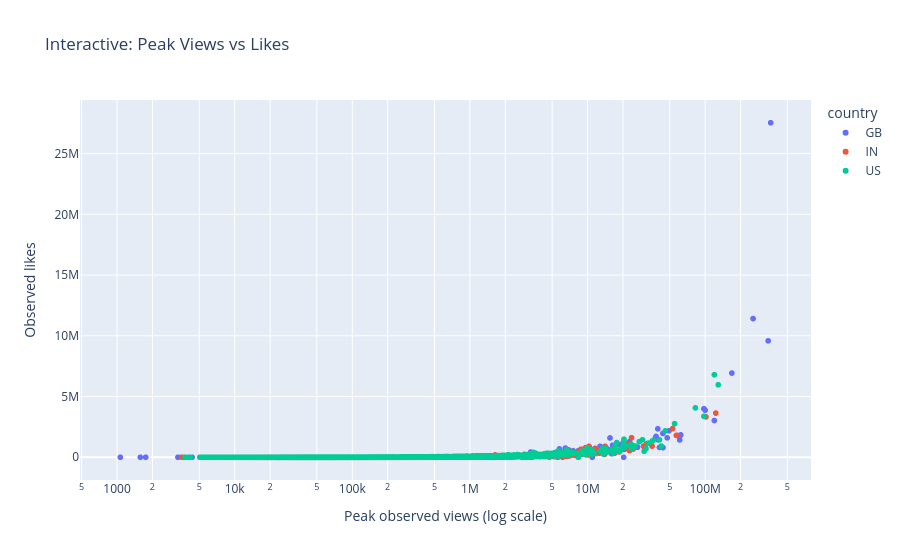

Notebook cell for this chart:
### Code cell
import plotly.express as px

plot_data = video_summary.dropna(
    subset=["peak_views", "likes"]
).copy()

fig = px.scatter(
    plot_data,
    x="peak_views",
    y="likes",
    color="country",
    hover_data=["video_id", "title"],
    log_x=True,
    title="Interactive: Peak Views vs Likes",
    labels={
        "peak_views": "Peak observed views (log scale)",
        "likes": "Observed likes",
    },
)
fig.show()

### Figure 1 — Plotly figure (JSON) as saved in the notebook; plotly's stock layout.template omitted (floating-point values rounded to 4 significant figures; data arrays with more than 128 entries replaced by an {"elided": "..."} marker saying what was removed)
{"data": [{"customdata": {"elided": "4112x2 str values"}, "hovertemplate": "country=GB<br>Peak observed views (log scale)=%{x}<br>Observed likes=%{y}<br>video_id=%{customdata[0]}<br>title=%{customdata[1]}<extra></extra>", "legendgroup": "GB", "marker": {"color": "#636efa", "symbol": "circle"}, "mode": "markers", "name": "GB", "showlegend": true, "type": "scattergl", "x": {"elided": "4112 int values"}, "xaxis": "x", "y": {"elided": "4112 float values"}, "yaxis": "y"}, {"customdata": {"elided": "5877x2 str values"}, "hovertemplate": "country=IN<br>Peak observed views (log scale)=%{x}<br>Observed likes=%{y}<br>video_id=%{customdata[0]}<br>title=%{customdata[1]}<extra></extra>", "legendgroup": "IN", "marker": {"color": "#EF553B", "symbol": "circle"}, "mode": "markers", "name": "IN", "showlegend": true, "type": "scattergl", "x": {"elided": "5877 int values"}, "xaxis": "x", "y": {"elided": "5877 float values"}, "yaxis": "y"}, {"customdata": {"elided": "5068x2 str values"}, "hovertemplate": "country=US<br>Peak observed views (log scale)=%{x}<br>Observed likes=%{y}<br>video_id=%{customdata[0]}<br>title=%{customdata[1]}<extra></extra>", "legendgroup": "US", "marker": {"color": "#00cc96", "symbol": "circle"}, "mode": "markers", "name": "US", "showlegend": true, "type": "scattergl", "x": {"elided": "5068 int values"}, "xaxis": "x", "y": {"elided": "5068 float values"}, "yaxis": "y"}], "layout": {"legend": {"title": {"text": "country"}, "tracegroupgap": 0}, "title": {"text": "Interactive: Peak Views vs Likes"}, "xaxis": {"anchor": "y", "domain": [0, 1], "title": {"text": "Peak observed views (log scale)"}, "type": "log"}, "yaxis": {"anchor": "x", "domain": [0, 1], "title": {"text": "Observed likes"}}}}
